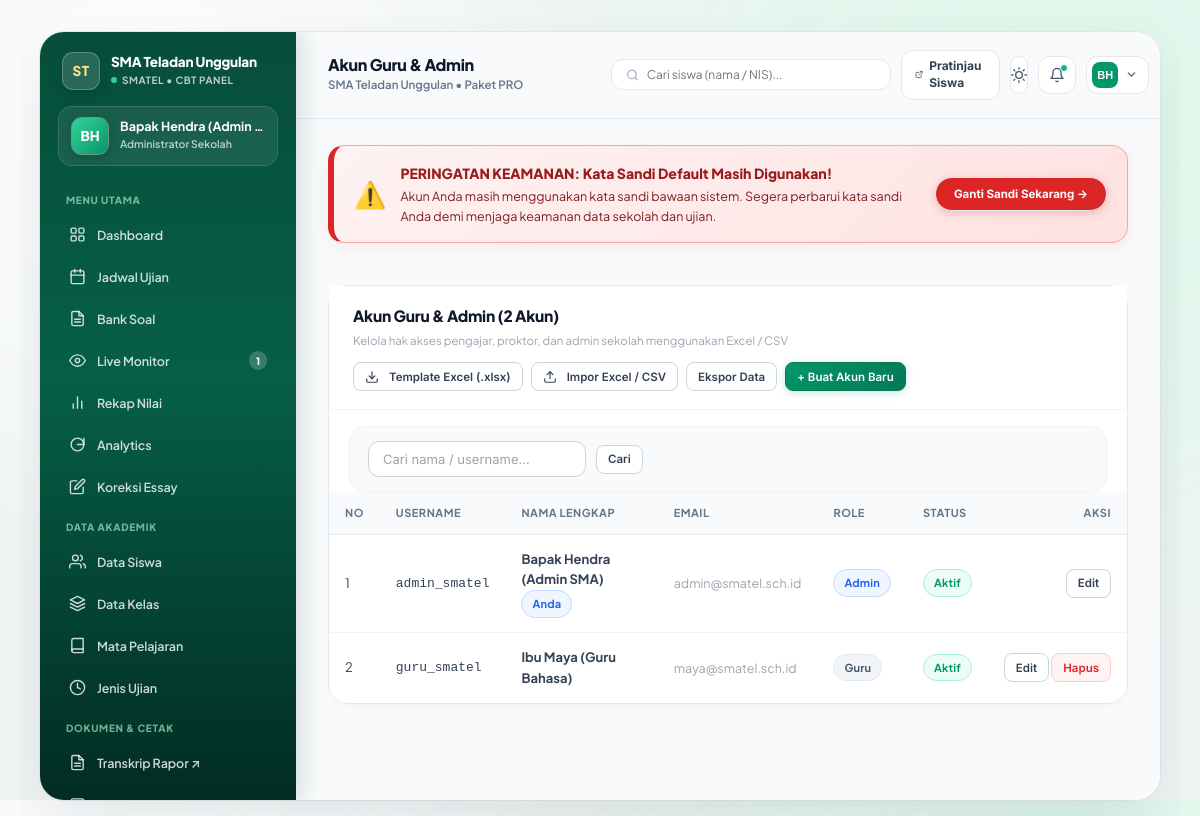
The page /admin/users.php (signed in) on the database its author committed.
### tables this page shows
CREATE TABLE `tenants` (
    `id` INT AUTO_INCREMENT PRIMARY KEY,
    `code` VARCHAR(30) NOT NULL UNIQUE,
    `slug` VARCHAR(60) NOT NULL UNIQUE,
    `subdomain` VARCHAR(60) NULL,
    `name` VARCHAR(150) NOT NULL,
    `logo_url` VARCHAR(255) NULL,
    `logo` VARCHAR(500) NULL,
    `address` TEXT NULL,
    `phone` VARCHAR(30) NULL,
    `package` VARCHAR(50) NOT NULL DEFAULT 'pro',
    `student_quota` INT NOT NULL DEFAULT 500,
    `is_active` TINYINT(1) NOT NULL DEFAULT 1,
    `created_at` DATETIME NOT NULL DEFAULT CURRENT_TIMESTAMP
);

CREATE TABLE `users` (
    `id` INT AUTO_INCREMENT PRIMARY KEY,
    `tenant_id` INT NOT NULL,
    `username` VARCHAR(50) NOT NULL,
    `password` VARCHAR(255) NOT NULL,
    `name` VARCHAR(100) NOT NULL,
    `role` ENUM('admin', 'teacher', 'proctor') NOT NULL DEFAULT 'admin',
    `email` VARCHAR(100) NULL,
    `is_active` TINYINT(1) NOT NULL DEFAULT 1,
    `created_at` DATETIME NOT NULL DEFAULT CURRENT_TIMESTAMP,
    `last_activity` DATETIME NULL,
    `totp_secret` VARCHAR(64) NULL,
    `totp_verified` TINYINT(1) NOT NULL DEFAULT 0,
    UNIQUE KEY `uk_tenant_username` (`tenant_id`, `username`),
    INDEX `idx_tenant_users` (`tenant_id`),
    CONSTRAINT `fk_users_tenant` FOREIGN KEY (`tenant_id`) REFERENCES `tenants` (`id`) ON DELETE CASCADE
);

### admin/users.php (the view, shortened to what the rows shown need)
<?php
$pageTitle = "Akun Guru & Admin";
require_once __DIR__ . '/_bootstrap.php';
$currentUserId = (int)$user['id'];
$q = trim($_GET['q'] ?? '');
$countParams = ['tenant_id' => $tenantId];
$countSql = "SELECT COUNT(*) FROM users WHERE tenant_id = :tenant_id";
$totalUsers = (int)Database::fetchColumn($countSql, $countParams);
$pg = Helper::paginate($totalUsers, 15);
$listParams = ['tenant_id' => $tenantId];
$listSql = "SELECT * FROM users WHERE tenant_id = :tenant_id";
$listSql .= " ORDER BY role ASC, name ASC LIMIT " . (int)$pg['per_page'] . " OFFSET " . (int)$pg['offset'];
$users = Database::fetchAll($listSql, $listParams);
require_once __DIR__ . '/header.php';
?>
<div class="card">
    <div class="card-body" style="padding: 0;">
        <?php if (empty($users)): ?>
            <div style="padding: 48px 20px; text-align: center; color: var(--text-muted);">
                <div style="margin-bottom: 12px;">
                    <svg width="44" height="44" viewBox="0 0 24 24" fill="none" stroke="#94a3b8" stroke-width="1.5" stroke-linecap="round" stroke-linejoin="round"><path d="M20 21v-2a4 4 0 0 0-4-4H8a4 4 0 0 0-4 4v2"></path><circle cx="12" cy="7" r="4"></circle></svg>
                </div>
                <div style="font-weight: 700; color: #1e293b; font-size: 15px; margin-bottom: 4px;">Belum Ada Akun Terdaftar</div>
                <div style="font-size: 12.5px; margin-bottom: 18px;">Gunakan template Excel untuk menambahkan banyak guru dan admin sekaligus, atau buat manual satu per satu.</div>
                <div style="display: flex; gap: 10px; justify-content: center; flex-wrap: wrap;">
                    <a href="users.php?template=xlsx" class="btn btn-outline btn-sm">Unduh Template Excel</a>
                    <button type="button" class="btn btn-outline btn-sm" onclick="document.getElementById('modalImportUsers').classList.add('show')">Impor File Excel</button>
                    <button type="button" class="btn btn-primary btn-sm" onclick="document.getElementById('modalAddUser').classList.add('show')">+ Buat Akun Baru</button>
                </div>
            </div>
        <?php else: ?>
            <div class="table-responsive">
                <table class="table">
                    <thead>
                        <tr>
                            <th style="width: 50px;">No</th>
                            <th>Username</th>
                            <th>Nama Lengkap</th>
                            <th>Email</th>
                            <th>Role</th>
                            <th>Status</th>
                            <th style="text-align: right;">Aksi</th>
                        </tr>
                    </thead>
                    <tbody>
                        <?php foreach ($users as $idx => $u): ?>
                            <tr>
                                <td><?= $pg['offset'] + $idx + 1 ?></td>
                                <td><code><?= htmlspecialchars($u['username']) ?></code></td>
                                <td>
                                    <b><?= htmlspecialchars($u['name']) ?></b>
                                    <?php if ((int)$u['id'] === $currentUserId): ?>
                                        <span class="badge badge-primary">Anda</span>
                                    <?php endif; ?>
                                </td>
                                <td style="font-size: 12.5px; color: var(--text-muted);"><?= htmlspecialchars($u['email'] ?: '-') ?></td>
                                <td>
                                    <?php if ($u['role'] === 'admin'): ?>
                                        <span class="badge badge-primary">Admin</span>
                                    <?php elseif ($u['role'] === 'teacher'): ?>
                                        <span class="badge badge-neutral">Guru</span>
                                    <?php else: ?>
                                        <span class="badge badge-warning">Proktor</span>
                                    <?php endif; ?>
                                </td>
                                <td>
                                    <?php if ($u['is_active']): ?>
                                        <span class="badge badge-success">Aktif</span>
                                    <?php else: ?>
                                        <span class="badge badge-danger">Nonaktif</span>
                                    <?php endif; ?>
                                </td>
                                <td style="text-align: right; white-space: nowrap;">
                                    <a href="users.php?edit=<?= $u['id'] ?><?= $q !== '' ? '&q=' . urlencode($q) : '' ?>" class="btn btn-outline btn-sm">Edit</a>
                                    <?php if ((int)$u['id'] !== $currentUserId): ?>
                                        <form method="POST" style="display: inline;" onsubmit="return confirm('Hapus akun <?= htmlspecialchars(addslashes($u['username'])) ?>?')">
                                            <button type="submit" class="btn btn-danger btn-sm">Hapus</button>
                                        </form>
                                    <?php endif; ?>
                                </td>
                            </tr>
                        <?php endforeach; ?>
                    </tbody>
                </table>
            </div>
        <?php endif; ?>
    </div>
</div>
<?php require_once __DIR__ . '/footer.php'; ?>

### admin/header.php (shortened to what the rows shown need)
<?php
require_once __DIR__ . '/../core/Database.php';
require_once __DIR__ . '/../core/Tenant.php';
require_once __DIR__ . '/../core/Auth.php';
require_once __DIR__ . '/../core/Helper.php';
$user = Auth::user();
$school = Tenant::get();
$nameParts = explode(' ', trim((string)($user['name'] ?? '')));
$initials = strtoupper(substr($nameParts[0], 0, 1) . (isset($nameParts[1]) ? substr($nameParts[1], 0, 1) : ''));
$ssoConfigFile = __DIR__ . '/../config/sso.php';
$ssoConfig = file_exists($ssoConfigFile) ? (require $ssoConfigFile) : [];
$isLocalHost = in_array($_SERVER['HTTP_HOST'] ?? 'localhost', ['localhost', '127.0.0.1'], true)
    || strpos($_SERVER['HTTP_HOST'] ?? '', 'localhost:') === 0
    || substr($_SERVER['HTTP_HOST'] ?? '', -5) === '.test';
$portalBaseUrl = rtrim((string)($ssoConfig['sso_server_url'] ?? ($isLocalHost ? 'http://localhost/veyraeducate/public' : 'https://veyracreative.site')), '/');
$portalDashboardUrl = $portalBaseUrl . '/dashboard';
?>
<!DOCTYPE html>
<html lang="id">
<head>
    <link rel="stylesheet" href="../assets/css/style.css?v=<?= filemtime(__DIR__ . '/../assets/css/style.css') ?>">
</head>
<body class="admin-fan-page">
<div class="fan-app-canvas">
    <aside class="fan-sidebar" id="fanSidebar">
        <div>
            <div class="fan-sidebar-brand-row">
                <a href="<?= htmlspecialchars($portalDashboardUrl) ?>" class="fan-sidebar-brand" style="display: flex; align-items: center; gap: 11px; text-decoration: none; color: inherit; min-width: 0; flex: 1;" title="Kembali ke Portal Veyra: <?= htmlspecialchars($school['name'] ?? 'CBT Online') ?>">
                    <div style="min-width: 0; flex: 1;">
                        <div style="font-size: 13.5px; font-weight: 800; letter-spacing: -0.2px; line-height: 1.25; overflow: hidden; text-overflow: ellipsis; white-space: nowrap;" title="<?= htmlspecialchars($school['name'] ?? 'CBT Online') ?>">
                            <?= htmlspecialchars($school['name'] ?? 'CBT Online') ?>
                        </div>
                        <div style="font-size: 10px; color: rgba(255, 255, 255, 0.72); font-weight: 700; margin-top: 2px; text-transform: uppercase; letter-spacing: 0.5px; display: flex; align-items: center; gap: 5px;">
                            <span style="width: 6px; height: 6px; border-radius: 50%; background: #34d399; display: inline-block;"></span>
                            <span style="overflow: hidden; text-overflow: ellipsis; white-space: nowrap;"><?= htmlspecialchars($school['code']) ?> &bull; CBT Panel</span>
                        </div>
                    </div>
                </a>
            </div>
            <div class="fan-user-profile">
                <div class="fan-avatar-ring">
                    <div class="fan-avatar-inner"><?= $initials ?></div>
                </div>
                <div style="min-width: 0; flex: 1;">
                    <div class="fan-user-name"><?= htmlspecialchars($user['name'] ?? '-') ?></div>
                    <div class="fan-user-id"><?= ($user['role'] === 'teacher' ? 'Guru Pengampu' : 'Administrator Sekolah') ?></div>
                </div>
            </div>
        </div>
    </aside>
    <main class="fan-main-content">
        <div class="fan-top-header">
            <div style="display: flex; align-items: center; gap: 14px; min-width: 0;">
                <div style="min-width: 0;">
                    <div style="font-size: 16px; font-weight: 800; color: #0f172a; letter-spacing: -0.3px; line-height: 1.2;">
                        <?= htmlspecialchars($pageTitle ?? 'Dashboard Admin') ?>
                    </div>
                    <div style="font-size: 11.5px; color: #64748b; font-weight: 600; margin-top: 2px; white-space: nowrap; overflow: hidden; text-overflow: ellipsis;">
                        <?= htmlspecialchars($school['name'] ?? 'CBT Online') ?> &bull; Paket <?= strtoupper(htmlspecialchars($school['package'] ?? 'PRO')) ?>
                    </div>
                </div>
            </div>
            <div class="fan-top-actions">
                <div class="dropdown-wrap" style="position: relative;">
                    <button type="button" class="fan-icon-btn" id="userPillBtn" onclick="toggleFanDropdown('userMenu', event)" title="Menu Pengguna" style="width: auto; padding: 0 10px 0 5px; gap: 7px;">
                        <span style="width: 26px; height: 26px; border-radius: 8px; background: #059669; color: #fff; font-size: 11px; font-weight: 800; display: inline-flex; align-items: center; justify-content: center;"><?= $initials ?></span>
                        <svg width="13" height="13" viewBox="0 0 24 24" fill="none" stroke="currentColor" stroke-width="2.2" stroke-linecap="round" stroke-linejoin="round"><polyline points="6 9 12 15 18 9"></polyline></svg>
                    </button>
                </div>
            </div>
        </div>

### rows shown on the page
tenants: name "SMA Teladan Unggulan", code "SMATEL", package "PRO"
users: name "BH", name "Bapak Hendra (Admin…", $pg['offset'] + $idx + 1 "1", username "admin_smatel", name "Bapak Hendra (Admin SMA)", shows "Anda", email "admin@smatel.sch.id", role "Admin", is_active "Aktif"
users: offset "2", username "guru_smatel", name "Ibu Maya (Guru Bahasa)", email "maya@smatel.sch.id", role "Guru", is_active "Aktif"

### other values the page prints
$schoolInitials "ST"
count($notifExams) "1"
$pageTitle "Akun Guru & Admin"
$totalUsers "2"
